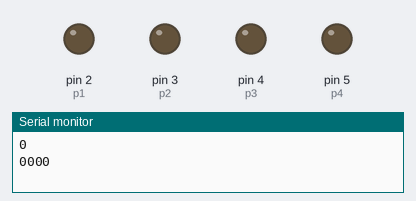
Bench run of a sketch on a simulated Arduino Uno, built with avr-gcc and run on an emulated ATmega328P. Shown: output pins drawn as LEDs (lit = HIGH), the last lines printed to the serial monitor.

Above: at 0.1 s.
At 4.1 s:
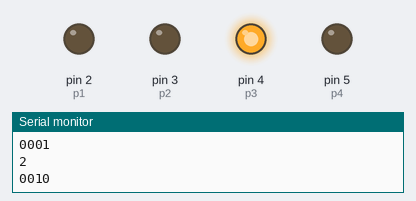
At 8.1 s:
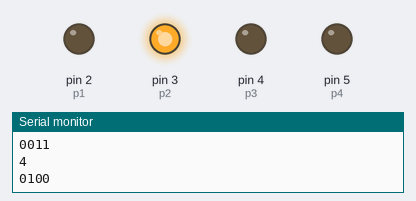
At 18.1 s:
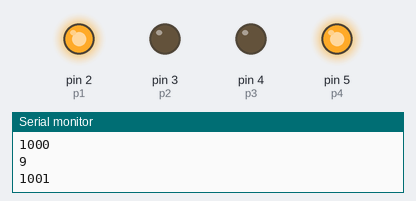
At 28.1 s:
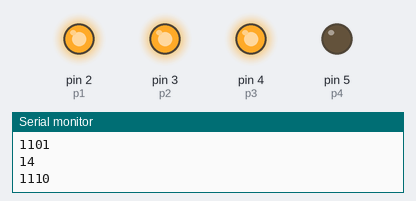
At 38.1 s:
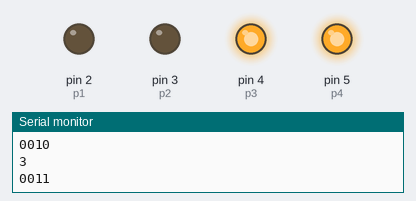
Timing chart, 0 to 39.6 s (numbered marks = the images above):
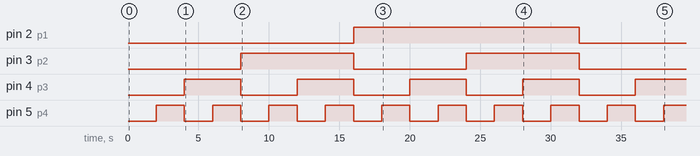

The sketch:

binary.ino
```cpp
 int pause = 2000;
 int p1 = 2;
 int p2 = 3;
 int p3= 4;
 int p4= 5;
 int reg8 = LOW;
 int reg4 = LOW;
 int reg2 = LOW;
 int reg1 = LOW;

 int s[4]={5,4,3,2};

 void setup() {

   Serial.begin(9600);  // start serial at 9600 baud
   Serial.println("\n\n\n\n\n\n\n\n\n\n");
   //Serial.println("Hello from Arduino");


   pinMode(p1,OUTPUT);
   pinMode(p2,OUTPUT);
   pinMode(p3,OUTPUT);
   pinMode(p4,OUTPUT);

 }

 void loop() {

  for (int i=0;i<=15;i++)
   {
     reg8 = LOW;
     reg4 = LOW;
     reg2 = LOW;
     reg1 = LOW;
     int r = 0;
     if (i >= 8) {
       reg8 = HIGH;
       r =  i - 8;
     }
     else {
       r = i;

     }

     if(r >= 4 ) {
         reg4 = HIGH;
         r = r-4;
     }
     if(r >= 2 ) {
           reg2 = HIGH;
           r = r-2;
     }
     if (r >=1) {
      reg1= HIGH;
      r = r -1;
     }


      Serial.println(i);
      Serial.println(String(reg8) + "" + String(reg4) + "" + String(reg2) + "" + String(reg1));

      digitalWrite(s[0],reg1);
      digitalWrite(s[1],reg2);
      digitalWrite(s[2],reg4);
      digitalWrite(s[3],reg8);
       delay(pause);
    }

    //delay(pause);


 }
```

Measured:
- by itself, pin 2 (p1): LOW → HIGH at 16.0 s, → LOW 16.0 s later
- by itself, pin 3 (p2): alternates HIGH for 8.0 s and LOW for 8.0 s
- by itself, pin 4 (p3): alternates HIGH for 4.0 s and LOW for 4.0 s
- by itself, pin 5 (p4): alternates HIGH for 2.0 s and LOW for 2.0 s
